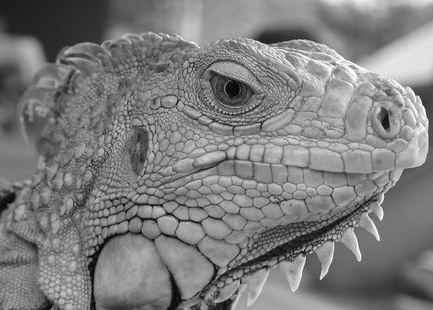
#> input picture 10-CV/extra/rakhimovv/cv-course-hse-spring20/hw1/iguana.png, 433 x 310 px
$ jupyter execute hw1_solution.ipynb   (shell and % lines are left out)   (older library calls are emulated)
#> lines starting #> are read from the running program, lines starting #| are printed output that depends on the picture
# Homework 1

В этой домашке вам предстоит практически с нуля реализовать многие алгоритмы, о которых мы говорили на лекциях.

Всего за домашку можно получить 80 баллов. В каждом пункте домашки указан максимум баллов, который можно получить за этот пункт.

[cell 1]
# импортируем нужные библиотеки
from __future__ import print_function

import numpy as np
import matplotlib.pyplot as plt
import matplotlib.image as mpimg
from time import time
from skimage import io


plt.rcParams['figure.figsize'] = (15,12) # размер изображений по умолчанию
plt.rcParams['image.interpolation'] = 'nearest'
plt.rcParams['image.cmap'] = 'gray'

## Canny Edge Detector

Ваша задача - сделать свой свобствеенный Canny edge detector. Алгоритм будет состоять из 5 частей:
1. Сглаживание (smoothing)
2. Вычисление градиентов
3. Non-maximum suppression
4. Двойной порог (double thresholding)
5. Гистерезис (анализ связности)

### 1.1 Smoothing  (10 баллов)

Сглаживание происходит за счет свертки входной изображений с ядром Гаусса. Ядро Гаусса размера $(2k+1)\times(2k+1)$ задается уравнением:

$$h_{ij}=\frac{1}{2\pi\sigma^2}\exp{\Bigl(-\frac{(i-k)^2+(j-k)^2}{2\sigma^2}\Bigr)}, 0\leq i,j < 2k+1$$

Также для дальнейшей работы нам понадобится функция свертки.

Имплементируйте функции **`conv`** и **`gaussian_kernel`**. Постарайтесь не использовать код из семинара на 1 занятии, реализуйте все сами!

[cell 2]
def conv(image, kernel):
    """ Функция свертки

    Эта функция использует поэлементное умножение и метод np.sum()
    для эффективного вычисления суммы соседних пикселей для каждого пикселя.

    Args:
        image: numpy array of shape (Hi, Wi).
        kernel: numpy array of shape (Hk, Wk).

    Returns:
        out: numpy array of shape (Hi, Wi).
    """
    Hi, Wi = image.shape
    Hk, Wk = kernel.shape
    out = np.zeros((Hi, Wi))

    # В данном задании будут использоваться значения граничных пикселей для паддинга изображений (edge padding)
    # Zero padding сделает значения градиента слишком большими на краях изображения
    pad_width0 = Hk // 2
    pad_width1 = Wk // 2
    pad_width = ((pad_width0,pad_width0),(pad_width1,pad_width1))
    padded = np.pad(image, pad_width, mode='edge')

    ### YOUR CODE HERE

    for i in range(out.shape[0]):
        for j in range(out.shape[1]):
            out[i, j] = np.sum(padded[i: i+Hk, j: j+Wk] * kernel)

    ### END YOUR CODE

    return out

def gaussian_kernel(size, sigma):
    """ Ядро Гаусса

    Эта функция использует формулу ядра Гаусса и возвращает соответствующую матрицу свертки

    Подсказка:
    - Используйте np.pi и np.exp, чтобы посчитать число pi и экспоненту.

    Args:
        size: int of the size of output matrix.
        sigma: float of sigma to calculate kernel.

    Returns:
        kernel: numpy array of shape (size, size).
    """

    kernel = np.zeros((size, size))
    assert size%2 == 1, 'Size of kernel should be odd number!'

    xx = np.arange(size)
    yy = np.arange(size)
    indices = np.meshgrid(xx, yy)
    k = size // 2

    kernel = 1 / (2*np.pi*sigma**2) * np.exp(-((indices[0]-k)**2+(indices[1]-k)**2)/(2*sigma**2))

    return kernel

[cell 3]
# Вручную определим 3x3 ядро Гаусса с std = 1
kernel = gaussian_kernel(3, 1)
kernel_test = np.array(
    [[ 0.05854983, 0.09653235, 0.05854983],
     [ 0.09653235, 0.15915494, 0.09653235],
     [ 0.05854983, 0.09653235, 0.05854983]]
)

# Небольшая проверка
if not np.allclose(kernel, kernel_test):
    print('Неправильно! Проверьте еще раз, как работает ваша функция.')

[cell 4]
# Еще одна проверка
kernel_size = 5
sigma = 1.4

# Загружаем изображени
img = io.imread('iguana.png', as_gray=True)

# Находим 5x5 ядро Гаусса с std = sigma
kernel = gaussian_kernel(kernel_size, sigma)

# Делаем свертку изображения по ядру Гаусса, чтобы добиться эффекты размытия
# (и избавиться от шума конечно)
smoothed = conv(img, kernel)
#> after the loop in conv, `for i in range(out.shape[0]):`:
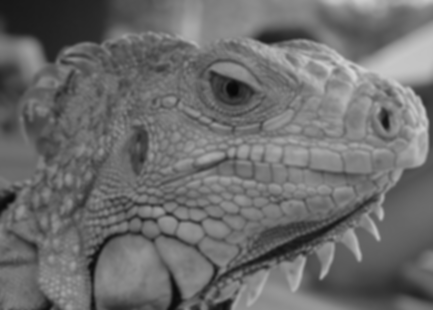
#> out: shape (310, 433) float64; min 0.0326, max 0.836, mean 0.427

plt.subplot(1,2,1)
plt.imshow(img)
plt.title('Original image')
plt.axis('off')

plt.subplot(1,2,2)
plt.imshow(smoothed)
plt.title('Smoothed image')
plt.axis('off')

plt.show()

### 1.2 Нахождение градиентов (15 баллов)
Градиент двумерной скалярной функции $I:\mathbb{R}^2\rightarrow{\mathbb{R}}$ задается формулой:

$$\nabla{I(x,y)}=\bigl[\frac{\partial{I}}{\partial{x}},\frac{\partial{I}}{\partial{y}}\bigr],$$

где

$$
\frac{\partial{I(x,y)}}{\partial{x}}=\lim_{\Delta{x}\to{0}}\frac{I(x+\Delta{x},y)-I(x,y)}{\Delta{x}} \\
\frac{\partial{I(x,y)}}{\partial{y}}=\lim_{\Delta{y}\to{0}}\frac{I(x,y+\Delta{y})-I(x,y)}{\Delta{y}}.
$$

При работе с изображениями (да и вообще любой дискретной функции) мы можем аппроксимировать частные производные, используя разницу значений соседних пикселей:

$$
\frac{\partial{I(x,y)}}{\partial{x}}\approx{\frac{I(x+1,y)-I(x-1,y)}{2}} \\
\frac{\partial{I(x,y)}}{\partial{y}}\approx{\frac{I(x,y+1)-I(x,y-1)}{2}}
$$

Частные производные могут быть получены путем свертки изображения $I$ с ядрами $D_x$ и $D_y$:

$$
\frac{\partial{I}}{\partial{x}}\approx{I*D_x}=G_x \\
\frac{\partial{I}}{\partial{y}}\approx{I*D_y}=G_y
$$

На лекции мы разбирали, какими должны быть $D_x$ и $D_y$.

Найдите ядра $D_x$ и $D_y$ и имплементируйте функции **`partial_x`** и **`partial_y`**, используя уже написанную функцию свертки `conv`.

[cell 5]
Dx = np.array([-1, 0, 1]).reshape(-1,1)

[cell 6]
def partial_x(img):
    """ Вычисляет частную производную входного изображения по х.

    Args:
        img: numpy array of shape (H, W).
    Returns:
        out: x-derivative image.
    """

    H, W = img.shape
    out = np.zeros((H,W))

    Dx = np.array([[-1, 0, 1]])/2
    out = conv(img, Dx)

    return out

def partial_y(img):
    """ Вычисляет частную производную входного изображения по y.

    Args:
        img: numpy array of shape (H, W).
    Returns:
        out: y-derivative image.
    """

    H, W = img.shape
    out = np.zeros((H,W))

    Dy = np.array([[-1, 0, 1]]).reshape(-1, 1)/2
    out = conv(img, Dy)


    return out

[cell 7]
# Проверяем, что все работает хорошо

# Это вход
I = np.array(
    [[0, 0, 0],
     [0, 1, 0],
     [0, 0, 0]]
)

# Это правильный выход
I_x_test = np.array(
    [[ 0, 0, 0],
     [ 0.5, 0, -0.5],
     [ 0, 0, 0]]
)

I_y_test = np.array(
    [[ 0, 0.5, 0],
     [ 0, 0, 0],
     [ 0, -0.5, 0]]
)

# Теперь посчитаем частные производные с помощью написанных функций
I_x = partial_x(I)
I_y = partial_y(I)

# Если все правильно, тут не вылезет ошибка
if not np.all(I_x == I_x_test):
    print('partial_x incorrect')

if not np.all(I_y == I_y_test):
    print('partial_y incorrect')

[cell 8]
# Вычисляем частные производные сглаженного изображения
Gx = partial_x(smoothed)
#> after the loop in conv (call 4), `for i in range(out.shape[0]):`:
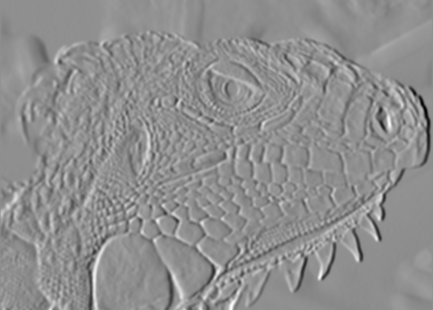
#> out: shape (310, 433) float64; min -0.155, max 0.122, mean 0.000203; drawn with min black and max white
Gy = partial_y(smoothed)
#> after the loop in conv (call 5), `for i in range(out.shape[0]):`:
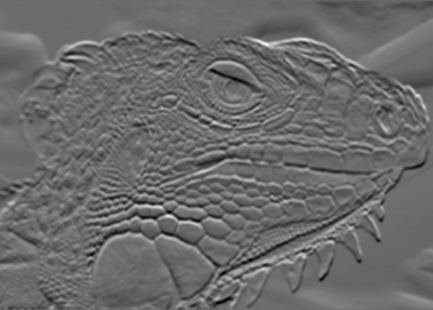
#> out: shape (310, 433) float64; min -0.112, max 0.154, mean -0.00018; drawn with min black and max white

plt.subplot(1,2,1)
plt.imshow(Gx)
plt.title('Производная по x')
plt.axis('off')

plt.subplot(1,2,2)
plt.imshow(Gy)
plt.title('Производная по y')
plt.axis('off')

plt.show()

Теперь, зная частные производные, мы можем вычислить магнитуду и направление градиента:

$$
G = \sqrt{G_{x}^{2}+G_{y}^{2}} \\
\Theta = arctan\bigl(\frac{G_{y}}{G_{x}}\bigr)
$$

Реализуйте функцию **`gradient`** которая принимает на вход изображение и возвращает матрицы $G$ and $\Theta$.

[cell 9]
def gradient(img):

    """ Возвращает магнитуду и направление градиента входного изображения.
    Args:
        img: Grayscale image. Numpy array of shape (H, W).

    Returns:
        G: Magnitude of gradient at each pixel in img.
            Numpy array of shape (H, W).
        theta: Direction(in degrees, 0 <= theta < 360) of gradient
            at each pixel in img. Numpy array of shape (H, W).

    Подсказки:
        - Используйте функции np.sqrt и np.arctan2, чтобы посчитать квадратный корень и арктангенс.
    """
    G = np.zeros(img.shape)
    theta = np.zeros(img.shape)

    Gx = partial_x(img)
    Gy = partial_y(img)

    G = np.sqrt(Gx**2 + Gy**2)
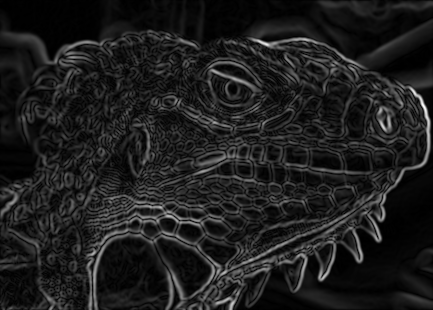
#> G: shape (310, 433) float64; min 0, max 0.171, mean 0.0204; drawn with min black and max white

    theta = np.arctan2(Gy, Gx)

    #[-pi, pi] -> [0, 360]
    theta = theta/np.pi*180
    theta[theta < 0] += 360


    #значения 360 -> значение 0
    theta[theta == 360] = 0


    return G, theta

[cell 10]
G, theta = gradient(smoothed)

if not np.all(G >= 0):
    print('Магнитуда в каждом пикселе должна быть больше или равна нулю')

if not np.all((theta >= 0) * (theta < 360)):
    print('Направление градиента должно находиться в диапозона от 0 до 360 градусов')

plt.imshow(G)
plt.title('Gradient magnitude')
plt.axis('off')
plt.show()

### 1.3 Non-maximum suppression (15 баллов)

Границы, полученные на сглаженном изображении, довольно толстые и размытые. Цель следующего шага - сделать из толстых границ тонкие ("толщиной в один пиксель"). Этого можно достичь путем нахождения локальных максимумов в матрице градиентов - мы оставляем только локальные максимумы, остальное убираем.

Давайте рассмотрим некоторый пиксель (x,y) из матрицы градиентов. Для него алгоритм будет таков:

1. Округлить направление градиента $\Theta[y,x]$ до ближайшего направления кратного 45 градусам (это 0, 45, 90, 135 и т. д.). Тогда нам не потребуется экстраполяция, и можно будет просто смотреть на значения одного из восьми соседних пикселей.

2. Сравнить магнитуду градиента текущего пикселя с градиентом 2 соседних пикселей (один в положительном направлении градиента текущего пикселя, другой - в отрицательном). Например, если theta=45 градусов, надо сравнить текущий пиксель со значениями правого верхнего и левого нижнего пикселя.

3. Если магнитуда текущего пикселя больше соседей - этот пиксель хорошая граница, ничего не нужно трогать. Иначе - занулить значения пикселя.

Имплементируйте функцию **`non_maximum_suppression`**.

`iguana_non_max_suppressed.npy` - правильный результат работа данного алгоритма для изображения с игуаной. Используйте его для проверки корректноcти работы вашего алгоритма. Если вы видите белые пятна в изображении разности (Difference) - что-то не так.

*-Примечание: На лекции мы обсуждали, что лучше не округлять направление градиента, а вместо этого экстраполировать соседние пиксели, и сравнивать текущее значение с "мнимыми" экстраполированными пикселями. Здесь для простоты мы этого делать не будем.*

[cell 11]
def non_maximum_suppression(G, theta):
    """ Удаление лишних границ с помощью non-maximum suppression.

    Функция осуществляет non-maximum suppression, используя направление градиента (theta)
    и магнитуду градиента (G).

    Args:
        G: gradient magnitude image with shape of (H, W).
        theta: direction of gradients with shape of (H, W).

    Returns:
        out: non-maxima suppressed image.
    """
    H, W = G.shape
    out = np.zeros((H, W))

    #for some numerical stability
    GG = np.round(G, 16)
    # Округление до ближайшего значения направления кратного 45
    theta = np.floor((theta + 22.5) / 45) * 45
    theta[theta == 360.] -= 360.
    theta[theta >= 180.] -= 180.

    for i in range(H):
        for j in range(W):
            is_edge_1 = False
            is_edge_2 = False


            #для обработки граничных пикселей
            ii = max(-0.5, i-1)
            jj = max(-0.5, j-1)

            if theta[i, j] == 0.:
                try:
                    if GG[i, j] >= GG[i, j+1]:
                        is_edge_1 = True
                except IndexError:
                    is_edge_1 = True
                try:
                    if GG[i, j] >= GG[i, jj]:
                        is_edge_2 = True
                except IndexError:
                    is_edge_2 = True


            if theta[i, j] == 135.:
                try:
                    if GG[i, j] >= GG[i+1, jj]:
                        is_edge_1 = True
                except IndexError:
                    is_edge_1 = True
                try:
                    if GG[i, j] >= GG[ii, j+1]:
                        is_edge_2 = True
                except IndexError:
                    is_edge_2 = True


            if theta[i, j] == 90.:
                try:
                    if GG[i, j] >= GG[i+1, j]:
                        is_edge_1 = True
                except IndexError:
                    is_edge_1 = True
                try:
                    if GG[i, j] >= GG[ii, j]:
                        is_edge_2 = True
                except IndexError:
                    is_edge_2 = True


            if theta[i, j] == 45.:
                try:
                    if GG[i, j] >= GG[i+1, j+1]:
                        is_edge_1 = True
                except IndexError:
                    is_edge_1 = True

                try:
                    if GG[i, j] >= GG[ii, jj]:
                        is_edge_2 = True
                except IndexError:
                    is_edge_2 = True

            if is_edge_1 and is_edge_2:
                out[i, j] = G[i,j]


    return out

[cell 12]
# Проверяем!
g = np.array(
    [[0.4, 0.5, 0.6],
     [0.3, 0.5, 0.7],
     [0.4, 0.5, 0.6]]
)

# Игрушечный пример
# Проверка для различных значений theta
for angle in range(0, 180, 45):
    print('Thetas:', angle)
    t = np.ones((3, 3)) * angle # инициализируем theta
    print(non_maximum_suppression(g, t))

[cell 13]
nms = non_maximum_suppression(G, theta)
#> in non_maximum_suppression (call 5), `theta[theta == 360.] -= 360.`:
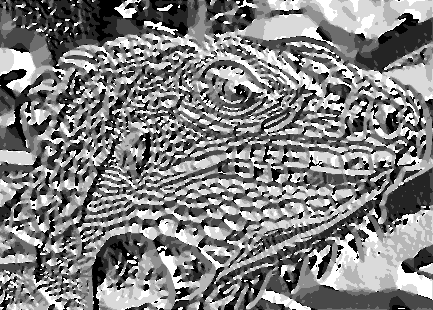
#> theta: shape (310, 433) float64; min 0, max 315, mean 159.8; drawn with min black and max white
#> in non_maximum_suppression (call 5), `theta[theta >= 180.] -= 180.`:
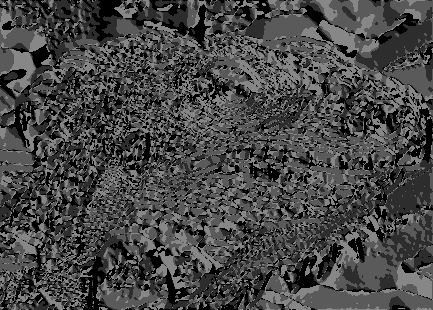
#> theta: shape (310, 433) float64; min 0, max 135, mean 70.4
#> after the loop in non_maximum_suppression (call 5), `for i in range(H):`:
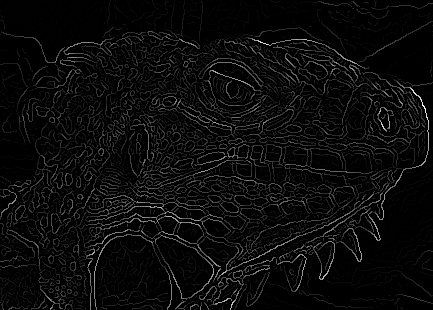
#> out: shape (310, 433) float64; min 0, max 0.171, mean 0.00729; drawn with min black and max white
plt.imshow(nms)
plt.title('Non-maximum suppressed')
plt.axis('off')
plt.show()

plt.subplot(1, 3, 1)
plt.imshow(nms)
plt.axis('off')
plt.title('Your result')

plt.subplot(1, 3, 2)
reference = np.load('references/iguana_non_max_suppressed.npy')
#> (reads 10-CV/extra/rakhimovv/cv-course-hse-spring20/hw1/references/iguana_non_max_suppressed.npy from the repository)
plt.imshow(reference)
plt.axis('off')
plt.title('Reference')

plt.subplot(1, 3, 3)
plt.imshow(nms - reference)
plt.title('Difference')
plt.axis('off')
plt.show()
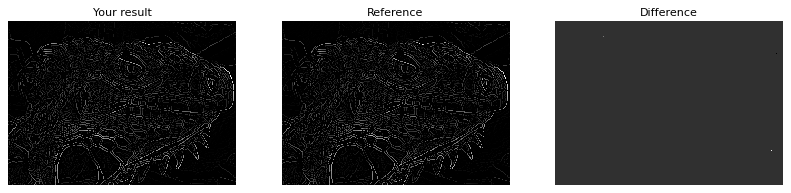
#> figure drawn by matplotlib, 3 panels

### 1.4  Двойной порог (20 баллов)

Многие из пикселей, оставшихся после non-maximum suppression, действительно соответствуют границам объектов на изображении, а некоторые - нет (они появились, например, из-за шума или небольшого изменения цвета).
Мы хотим получить некоторую бинарную матрицу: если значение в пикселе равно 1 - это граница, если 0 - не граница. Самый простым способ сделать это - использовать некоторый порог, т.е только те пиксели, в которых магнитуда больше  значения порога, будут являться границей.
В детекторе Кэнни используется двойной порог. Пиксели, в которых магнитуда больше Высокого порога, будут отмечены как strong-edge-pixel. Пиксели, в которых магнитуда меньше Низкого порога - игнорируются. Пиксели, в которых магнитуда больше Низкого порога, но меньше Высокого, помечаются как weak-edge-pixel.

Имплементируйте функцию **`double_thresholding`**.

[cell 14]
def double_thresholding(img, high, low):
    """ Процедура double_thresholding

    На вход функция принимает значения магнитуды градиентов после non-maximum suppression.
    Возвращает 2 бинарных матрицы - strong-edge-pixels, и weak-edge-pixels.

    Args:
        img: numpy array of shape (H, W) representing NMS edge response.
        high: high threshold(float) for strong edges.
        low: low threshold(float) for weak edges.

    Returns:
        strong_edges: Boolean array representing strong edges.
            Strong edeges are the pixels with the values greater than
            the higher threshold.
        weak_edges: Boolean array representing weak edges.
            Weak edges are the pixels with the values smaller or equal to the
            higher threshold and greater than the lower threshold.
    """
#> called with high = 0.03, low = 0.02

    strong_edges = np.zeros(img.shape, dtype=np.bool)
    weak_edges = np.zeros(img.shape, dtype=np.bool)

    strong_edges = nms > high
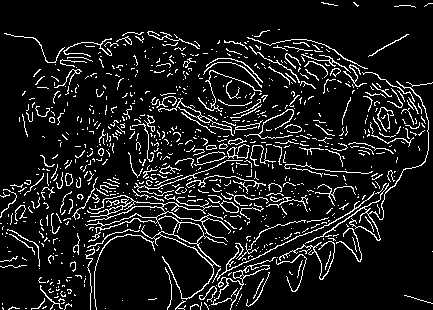
#> strong_edges: shape (310, 433) bool; 10.2% white in thin lines or dots
    weak_edges = np.logical_and(nms > low, nms <= high)
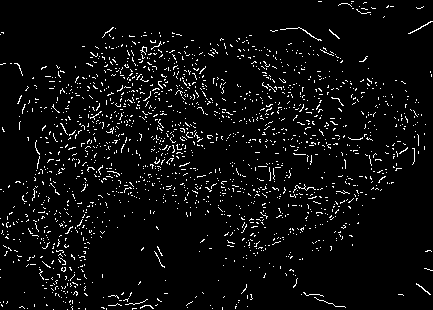
#> weak_edges: shape (310, 433) bool; 4.7% white in thin lines or dots

    return strong_edges, weak_edges

[cell 15]
low_threshold = 0.02
high_threshold = 0.03

strong_edges, weak_edges = double_thresholding(nms, high_threshold, low_threshold)
assert(np.sum(strong_edges & weak_edges) == 0) #нельзя чтобы какой-то пиксель был помечен и как strong-edge, и как weak-edge
edges=strong_edges * 1.0 + weak_edges * .3

plt.subplot(1,2,1)
plt.imshow(strong_edges)
plt.title('Strong Edges')
plt.axis('off')

plt.subplot(1,2,2)
plt.imshow(edges)
plt.title('Strong+Weak Edges')
plt.axis('off')

plt.show()
#> (the rest of the program and of its run is left out)
